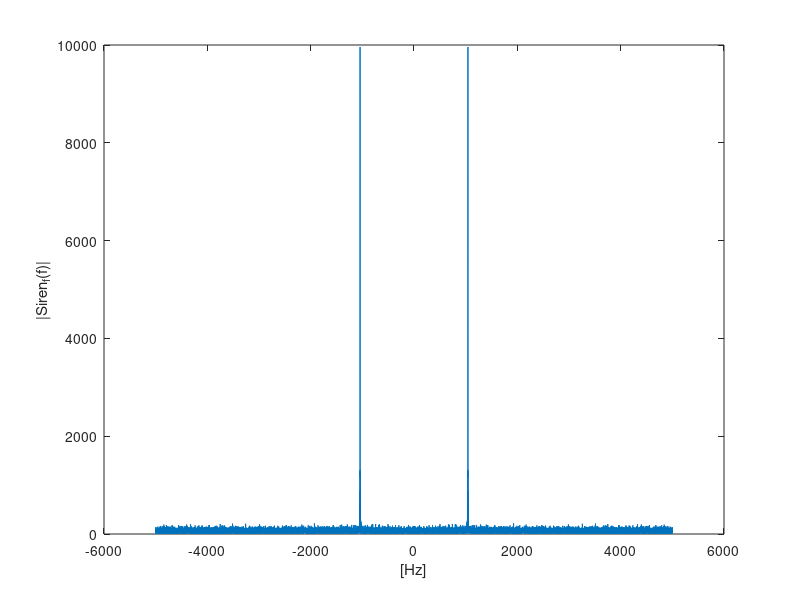

MATLAB code for this plot:
clear all; 

load('siren');

% police siren frequency
f0=1000;

% speed of sound
c=343; %m/s

% sampling frequency of the received signal
fs=1e4;


%% (a)
NFFT = 2^nextpow2(length(sr));
freq = linspace(-fs/2,fs/2-fs/NFFT,NFFT);
siren_abs_fft = abs(fftshift(fft(sr, NFFT)));
plot(freq,siren_abs_fft);
xlabel('[Hz]');
ylabel('|Siren_f(f)|');

% Frequency of the siren is 1044 Hz

%% (b)
% The actual frequency of the siren is 1kHz = 1000Hz which is smaller than
% the perceived siren frequency (1044Hz). It means that the police car is
% closing in on the chased car. So the police car is faster.

% (c)
f = 1044; % [Hz]
v = c*(f/f0 - 1) % [m/s]





